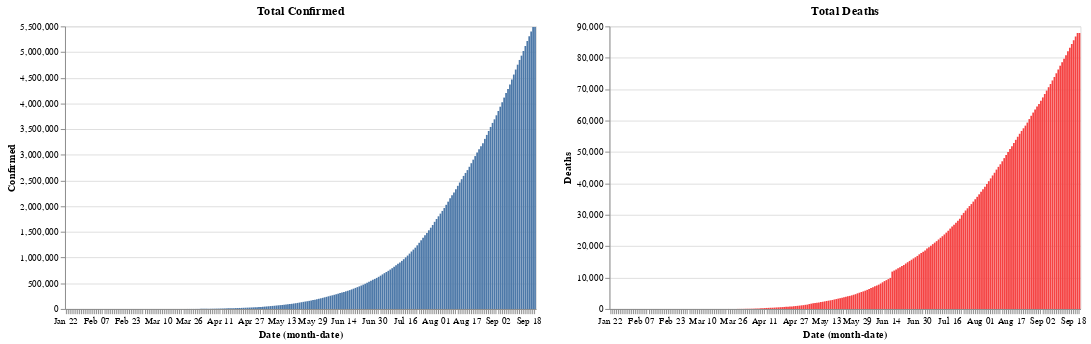

Source (notebook cell):
### Code cell
red=alt.value('#f54242')
base.encode(y='Confirmed').properties(title='Total Confirmed')|base.encode(y='Deaths', color=red).properties(title='Total Deaths')

### Figure 1 — Vega-Lite specification as saved in the notebook (floating-point values rounded to 4 significant figures; data arrays with more than 128 entries replaced by an {"elided": "..."} marker saying what was removed)
{"config": {"view": {"continuousWidth": 400, "continuousHeight": 300}}, "hconcat": [{"mark": "bar", "encoding": {"x": {"field": "Date", "timeUnit": "monthdate", "type": "ordinal"}, "y": {"field": "Confirmed", "type": "quantitative"}}, "title": "Total Confirmed", "width": 500}, {"mark": "bar", "encoding": {"color": {"value": "#f54242"}, "x": {"field": "Date", "timeUnit": "monthdate", "type": "ordinal"}, "y": {"field": "Deaths", "type": "quantitative"}}, "title": "Total Deaths", "width": 500}], "data": {"name": "data-8ea782917b6c3999b898ba72b17555df"}, "$schema": "https://vega.github.io/schema/vega-lite/v4.17.0.json", "datasets": {"data-8ea782917b6c3999b898ba72b17555df": {"elided": "244 records"}}}
